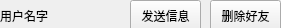
<?xml version="1.0" encoding="UTF-8"?>
<ui version="4.0">
 <class>friendinfo</class>
 <widget class="QWidget" name="friendinfo">
  <property name="geometry">
   <rect>
    <x>0</x>
    <y>0</y>
    <width>281</width>
    <height>28</height>
   </rect>
  </property>
  <property name="windowTitle">
   <string>Form</string>
  </property>
  <widget class="QLabel" name="label">
   <property name="geometry">
    <rect>
     <x>0</x>
     <y>0</y>
     <width>131</width>
     <height>31</height>
    </rect>
   </property>
   <property name="text">
    <string>用户名字</string>
   </property>
  </widget>
  <widget class="QPushButton" name="sendMsgTo">
   <property name="geometry">
    <rect>
     <x>130</x>
     <y>0</y>
     <width>71</width>
     <height>31</height>
    </rect>
   </property>
   <property name="text">
    <string>发送信息</string>
   </property>
  </widget>
  <widget class="QPushButton" name="DelFriend">
   <property name="geometry">
    <rect>
     <x>210</x>
     <y>0</y>
     <width>71</width>
     <height>31</height>
    </rect>
   </property>
   <property name="text">
    <string>删除好友</string>
   </property>
  </widget>
 </widget>
 <resources/>
 <connections/>
</ui>
